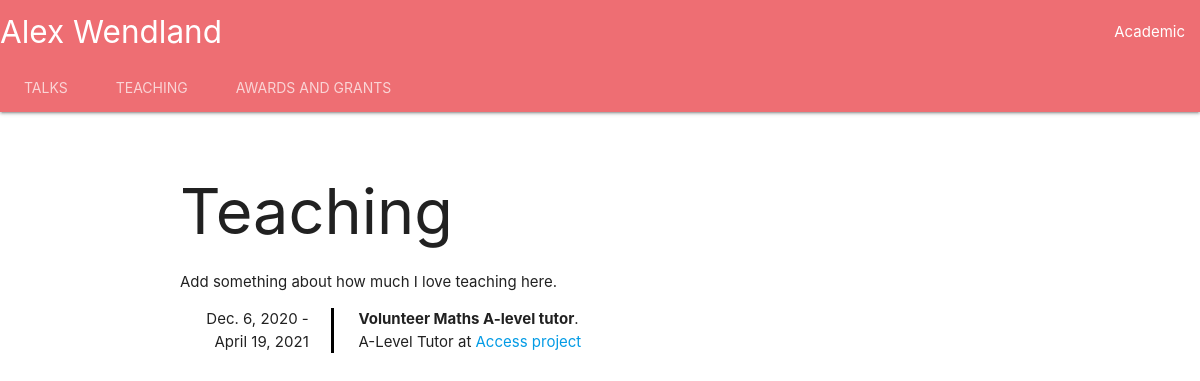
The page /academic/teaching/ on the database as committed earlier.
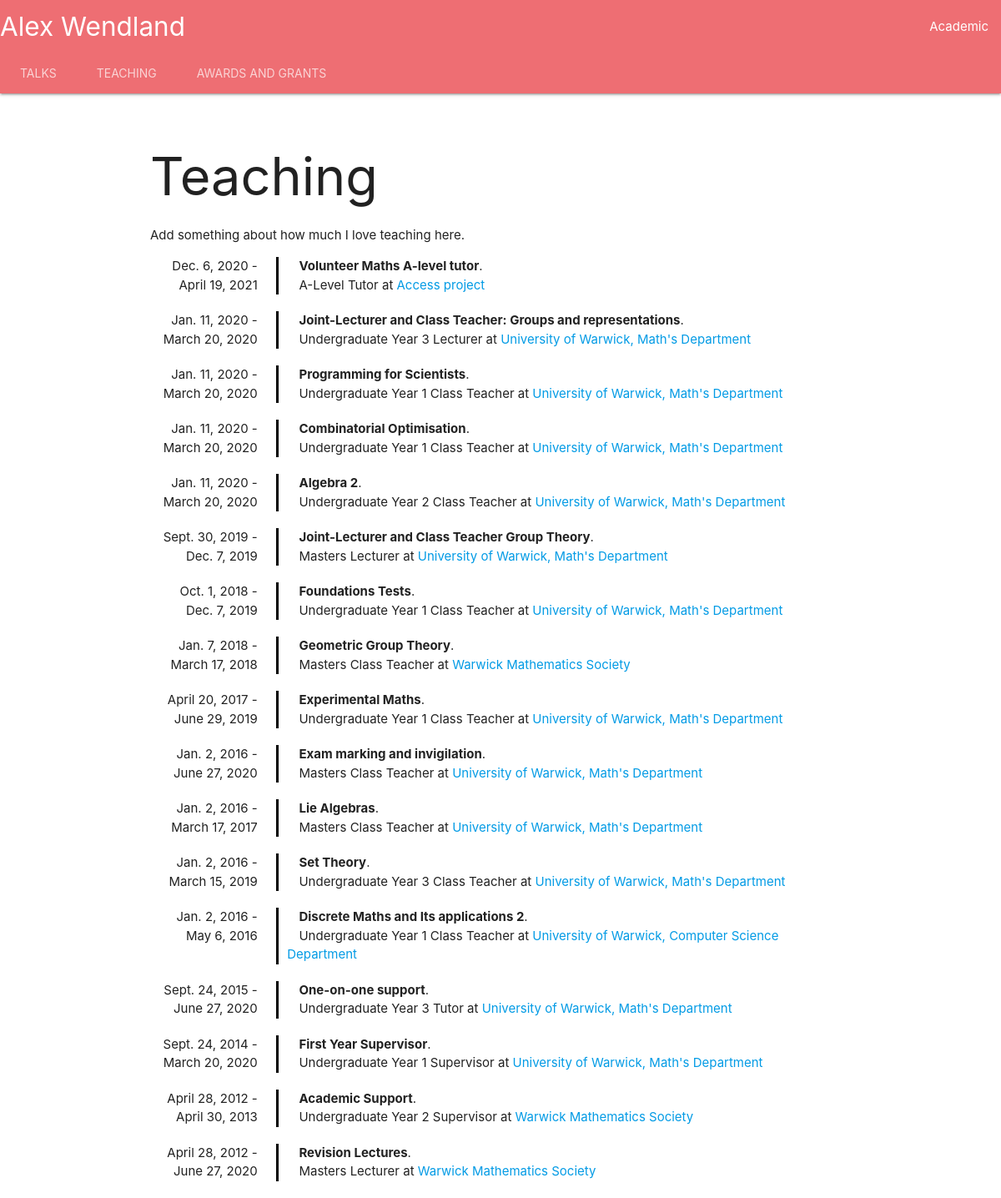
The same page on the database as committed later.
### academic/models.py (models this page shows, shortened)
class Teaching(models.Model):
    class LevelChoices(models.TextChoices):
        GCSE = 'GC', 'GCSE'
        ALevel = 'AL', 'A-Level'
        Undergrad_year_1 = 'U1', 'Undergraduate Year 1'
        Undergrad_year_2 = 'U2', 'Undergraduate Year 2'
        Undergrad_year_3 = 'U3', 'Undergraduate Year 3'
        Masters = 'MA', 'Masters'
    level = models.CharField(
        max_length=2,
        choices = LevelChoices.choices,
        default = LevelChoices.Undergrad_year_1
    )
    class TypeChoices(models.TextChoices):
        Tutor = 'TU', 'Tutor'
        Supervisor = 'SU', 'Supervisor'
        ClassTeacher = 'CT', 'Class Teacher'
        Lecturer = 'LE', 'Lecturer'
    type = models.CharField(
        max_length=2,
        choices = TypeChoices.choices,
        default = TypeChoices.ClassTeacher
    )
    title = models.CharField('Title', max_length=200)
    organisation_name = models.CharField('Organisation', max_length=200)
    organisation_URL = models.URLField('Organisation URL')
    start_date = models.DateField('Start Date')
    end_date = models.DateField('End date')
    description = models.TextField('Description')

### academic/views.py (the view)
# urls.py: path('teaching/', views.TeachingView.as_view(), name='teaching'),
class TeachingView(generic.ListView):
    template_name = "teaching.html"
    context_object_name = 'teaching'
    def get_queryset(self):
        return Teaching.objects.order_by('-start_date')

### academic/templates/teaching.html (shortened to what this page needs)
{% extends "base_academic.html" %}
{% block page_content %}
<h1>Teaching</h1>
<p>Add something about how much I love teaching here.</p>
{% if teaching %}
	{% for course in teaching %}
		<div class="row">
			<div class="col s2"><div class="right">{{ course.start_date }} - <br> {{ course.end_date }}</div></div>
			<div class="col s10"><div class="vl"><div class="v2">  <b>{{ course.title }}</b>.<br>
			 {{ course.get_level_display }} {{ course.get_type_display }} at <a href={{ course.organisation_URL }}> {{ course.organisation_name }}</a></div></div></div>
		</div>
    {% endfor %}
{% else %}
    <p>No teaching is available.</p>
{% endif %}
{% endblock %}

Rows that differ between the two databases and show on the page:
added Teaching: start_date "Jan. 11, 2020", end_date "March 20, 2020", title "Joint-Lecturer and Class Teacher: Groups and representations", level "Undergraduate Year 3", type "Lecturer", organisation_name "University of Warwick, Math's Department"
added Teaching: start_date "Jan. 11, 2020", end_date "March 20, 2020", title "Programming for Scientists", level "Undergraduate Year 1", type "Class Teacher", organisation_name "University of Warwick, Math's Department"
added Teaching: start_date "Jan. 11, 2020", end_date "March 20, 2020", title "Combinatorial Optimisation", level "Undergraduate Year 1", type "Class Teacher", organisation_name "University of Warwick, Math's Department"
added Teaching: start_date "Jan. 11, 2020", end_date "March 20, 2020", title "Algebra 2", level "Undergraduate Year 2", type "Class Teacher", organisation_name "University of Warwick, Math's Department"
added Teaching: start_date "Sept. 30, 2019", end_date "Dec. 7, 2019", title "Joint-Lecturer and Class Teacher Group Theory", level "Masters", type "Lecturer", organisation_name "University of Warwick, Math's Department"
added Teaching: start_date "Oct. 1, 2018", end_date "Dec. 7, 2019", title "Foundations Tests", level "Undergraduate Year 1", type "Class Teacher", organisation_name "University of Warwick, Math's Department"
added Teaching: start_date "Jan. 7, 2018", end_date "March 17, 2018", title "Geometric Group Theory", level "Masters", type "Class Teacher", organisation_name "Warwick Mathematics Society"
added Teaching: start_date "April 20, 2017", end_date "June 29, 2019", title "Experimental Maths", level "Undergraduate Year 1", type "Class Teacher", organisation_name "University of Warwick, Math's Department"
added Teaching: start_date "Jan. 2, 2016", end_date "June 27, 2020", title "Exam marking and invigilation", level "Masters", type "Class Teacher", organisation_name "University of Warwick, Math's Department"
added Teaching: start_date "Jan. 2, 2016", end_date "March 17, 2017", title "Lie Algebras", level "Masters", type "Class Teacher", organisation_name "University of Warwick, Math's Department"
added Teaching: start_date "Jan. 2, 2016", end_date "March 15, 2019", title "Set Theory", level "Undergraduate Year 3", type "Class Teacher", organisation_name "University of Warwick, Math's Department"
added Teaching: start_date "Jan. 2, 2016", end_date "May 6, 2016", title "Discrete Maths and Its applications 2", level "Undergraduate Year 1", type "Class Teacher", organisation_name "University of Warwick, Computer Science Department"
added Teaching: start_date "Sept. 24, 2015", end_date "June 27, 2020", title "One-on-one support", level "Undergraduate Year 3", type "Tutor", organisation_name "University of Warwick, Math's Department"
added Teaching: start_date "Sept. 24, 2014", end_date "March 20, 2020", title "First Year Supervisor", level "Undergraduate Year 1", type "Supervisor", organisation_name "University of Warwick, Math's Department"
added Teaching: start_date "April 28, 2012", end_date "April 30, 2013", title "Academic Support", level "Undergraduate Year 2", type "Supervisor", organisation_name "Warwick Mathematics Society"
added Teaching: start_date "April 28, 2012", end_date "June 27, 2020", title "Revision Lectures", level "Masters", type "Lecturer", organisation_name "Warwick Mathematics Society"
